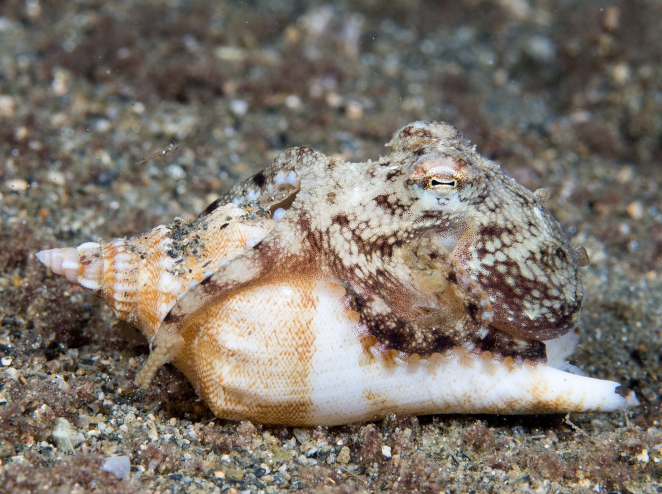
#> input picture octopus/img/coconut1.jpg, 1324 x 988 px, given in place of coconut1.jpg.jpg, which was not available (shown at 1/2 size)
$ python -i lib.py   (imports and definitions only)
#> lines starting #> are read from the running program, lines starting #| are printed output that depends on the picture
"""Rendering primitives for the Operation Mincemeat documentary."""
import json, math, os, random
import numpy as np, cv2
from PIL import Image, ImageDraw, ImageFont, ImageFilter

W, H, FPS = 1920, 1080, 30
ROOT = os.path.dirname(os.path.dirname(os.path.abspath(__file__)))
FD = os.path.join(ROOT, "fonts")

# palette
GOLD = (92, 214, 230); RED = (255, 112, 84); CREAM = (245, 248, 250); INK = (20, 30, 40)

_fcache = {}
# [7 lines left out: function font, not called in this run]
def OSW(s, v="SemiBold"): return font("Oswald-VF.ttf", s, v)
def PLAY(s, v="Black"): return font("PlayfairDisplay-VF.ttf", s, v)
def PLAYI(s, v="Regular"):
    v = {"Regular": "Italic"}.get(v, v + " Italic")
    return font("PlayfairDisplay-Italic-VF.ttf", s, v)
def TYPE(s): return font("SpecialElite-Regular.ttf", s)
def COUR(s, bold=False): return font("CourierPrime-Bold.ttf" if bold else "CourierPrime-Regular.ttf", s)

def clamp(x, a=0.0, b=1.0): return max(a, min(b, x))
def ease(x):
    x = clamp(x); return x * x * (3 - 2 * x)
def ease_out(x):
    x = clamp(x); return 1 - (1 - x) ** 3
def ease_io(x):
    x = clamp(x); return 4*x*x*x if x < .5 else 1 - (-2*x+2)**3/2
def lerp(a, b, t): return a + (b - a) * t

# ---------------------------------------------------------------- film look
_rng = np.random.default_rng(7)
_GRAIN = []
# [4 lines not run here, left out]
yy, xx = np.mgrid[0:H, 0:W].astype(np.float32)
_r = np.sqrt(((xx - W/2) / (W/2)) ** 2 * 0.85 + ((yy - H/2) / (H/2)) ** 2)
VIGNETTE = (1 - 0.62 * np.clip(_r - 0.35, 0, 1.2) ** 1.6).clip(0.25, 1)[..., None].astype(np.float32)
# [1 line not run here, left out]

_SNOW = np.random.default_rng(9).random((140, 4)).astype(np.float32)
_rr = np.random.default_rng(4)
_RAYS = np.zeros((H, W), np.float32)
# [5 lines not run here, left out]
_RAYS = (_RAYS / _RAYS.max() * np.clip(1 - np.mgrid[0:H, 0:W][0] / (H * 0.9), 0, 1) ** 2)[..., None].astype(np.float32)
# [1 line not run here, left out]
UNDERWATER = [1.0]
# [16 lines left out: function film, not called in this run]

# ---------------------------------------------------------------- photo grading
def grade(img, warm=True, contrast=1.08, lift=0.02, color_keep=0.0, sat=1.18):
    a = np.asarray(img.convert("RGB")).astype(np.float32) / 255
    lo = np.percentile(a, 0.5); hi = np.percentile(a, 99.6)
    a = np.clip((a - lo) / max(hi - lo, 1e-3), 0, 1)
    g = a.mean(axis=2, keepdims=True)
    a = np.clip(g + (a - g) * sat, 0, 1)
    a = 0.5 + (a - 0.5) * contrast
    a = np.clip(a, 0, 1)
    a = a * a * (3 - 2 * a) * 0.3 + a * 0.7
    # teal shadows / warm highlights
    l = a.mean(axis=2, keepdims=True)
    a = a + (1 - l) * np.array([-0.02, 0.012, 0.03], np.float32) * 1.2 + l * np.array([0.02, 0.008, -0.015], np.float32)
    a = lift + a * (1 - lift)
    return np.clip(a, 0, 1).astype(np.float32)

_imgcache = {}
def load_img(name, **kw):
#> called with name = '../img/coconut1.jpg'
    k = (name, tuple(sorted(kw.items())))
    if k not in _imgcache:
        im = Image.open(os.path.join(ROOT, "img", name + ".jpg")).convert("RGB")
#> im is the input picture: PIL image 1324x988 RGB; mean R, G, B 125.7, 117.2, 107.8
        if im.width < 2000:
            sc = 2000 / im.width
#> sc = 1.51
            im = im.resize((2000, int(im.height * sc)), Image.LANCZOS)
#> im: PIL image 2000x1492 RGB
            im = im.filter(ImageFilter.UnsharpMask(radius=2.2, percent=70, threshold=2))
        _imgcache[k] = grade(im, **kw)
#> in grade, `lo = np.percentile(a, 0.5)`: lo = 0.00392
#> in grade, `hi = np.percentile(a, 99.6)`: hi = 0.973
#> in grade, `g = a.mean(axis=2, keepdims=True)`:
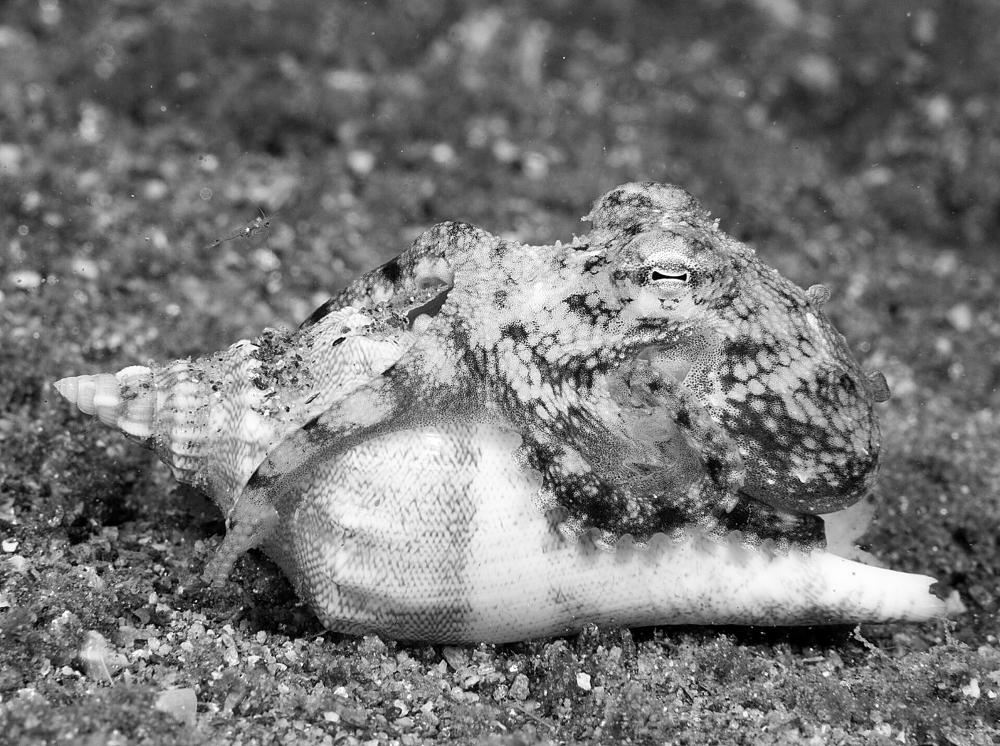
#> g: shape (1492, 2000, 1) float32 (shown at 1/2 size); min 0, max 1, mean 0.469
#> in grade, `a = np.clip(a, 0, 1)`:
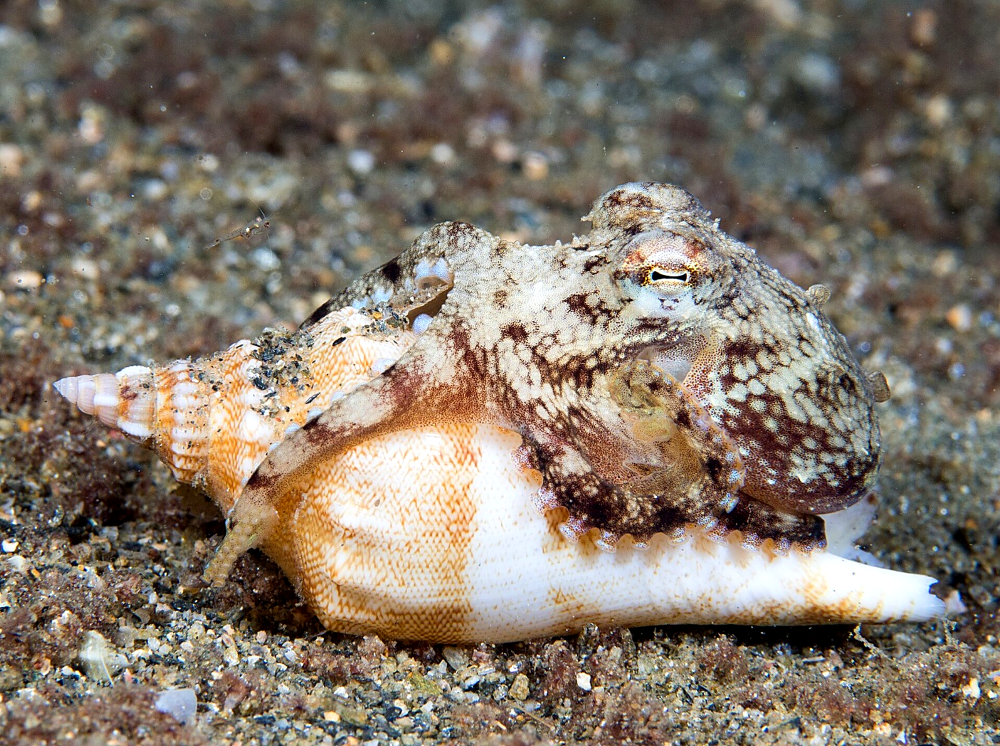
#> a: shape (1492, 2000, 3) float32 (shown at 1/2 size); mean R, G, B 0.512, 0.468, 0.42
    return _imgcache[k]

# [45 lines left out: functions kb_cover, blur_bg, place, shadow_frame, not called in this run]

# ---------------------------------------------------------------- PIL overlay helpers
def new_layer(): return Image.new("RGBA", (W, H), (0, 0, 0, 0))
# [4 lines left out: function comp, not called in this run]

def text_w(d, s, f, spacing=0):
    return d.textlength(s, font=f) + spacing * max(len(s) - 1, 0)

# [131 lines left out: functions draw_spaced, wrap, lower_third, chapter_tag, callout, stamp_layer and 1 more, not called in this run]

_DESK = None
# [21 lines left out: functions desk, typewriter, not called in this run]

def ev(events, t, kind, **kw):
    events.append(dict(t=round(t, 3), kind=kind, **kw))

>>> result = load_img('../img/coconut1.jpg')

$ run again, on octopus/img/cuttlefish.jpg
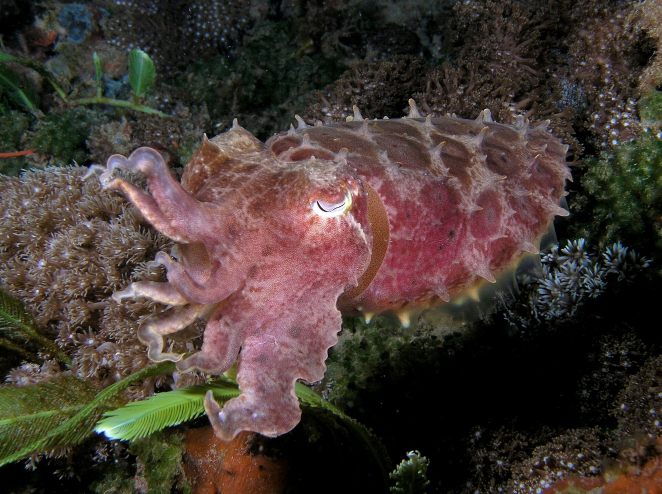
#> input picture octopus/img/cuttlefish.jpg, 1323 x 988 px, given in place of cuttlefish.jpg.jpg, which was not available (shown at 1/2 size)
#> in load_img, im is the input picture: PIL image 1323x988 RGB; mean R, G, B 69, 57.2, 51.1
#> lo = 0
#> hi = 0.878
#> in grade, `a = np.clip((a - lo) / max(hi - lo, 1e-3), 0, 1)`:
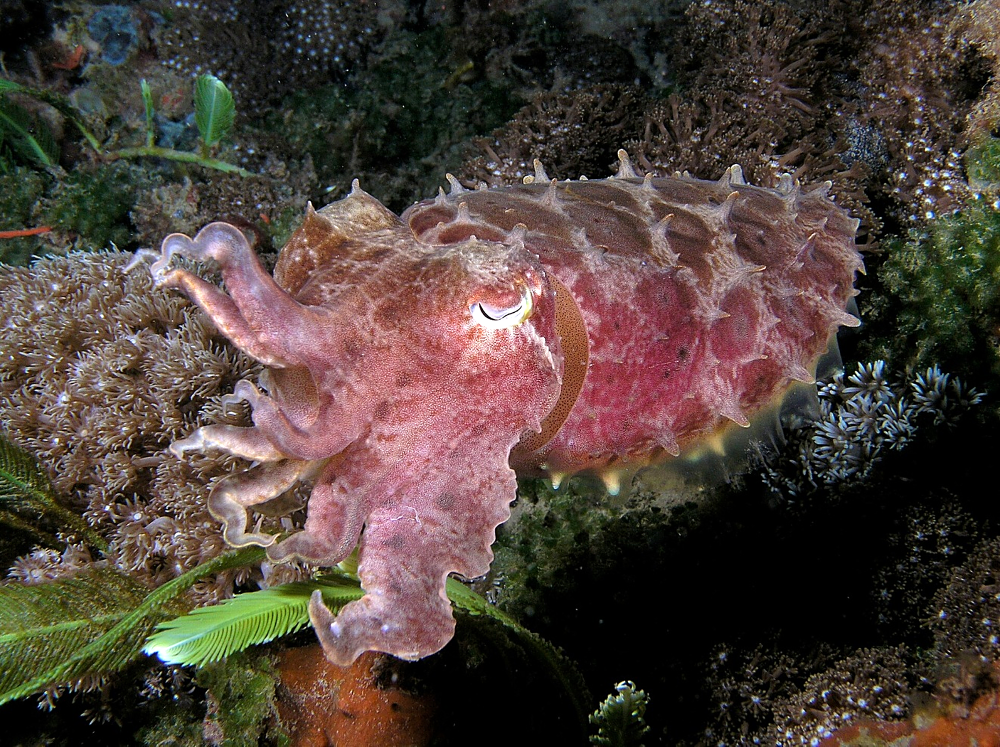
#> a: shape (1493, 2000, 3) float32 (shown at 1/2 size); mean R, G, B 0.308, 0.256, 0.229
#> in grade, `g = a.mean(axis=2, keepdims=True)`:
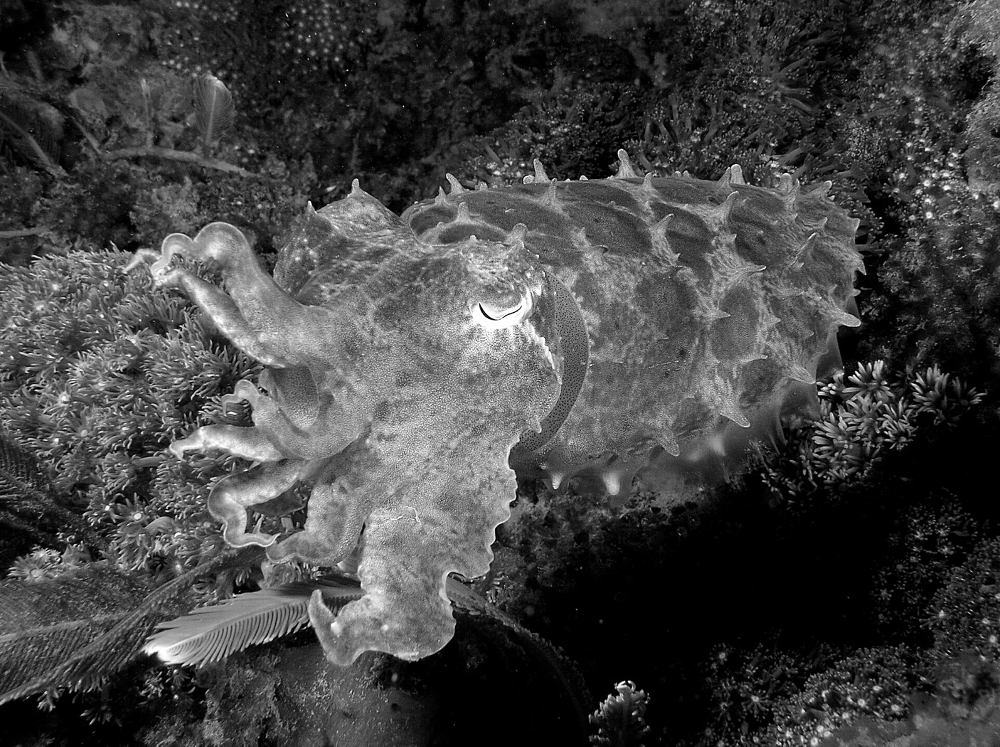
#> g: shape (1493, 2000, 1) float32 (shown at 1/2 size); min 0, max 1, mean 0.264

$ run again, on octopus/img/deepsea.jpg
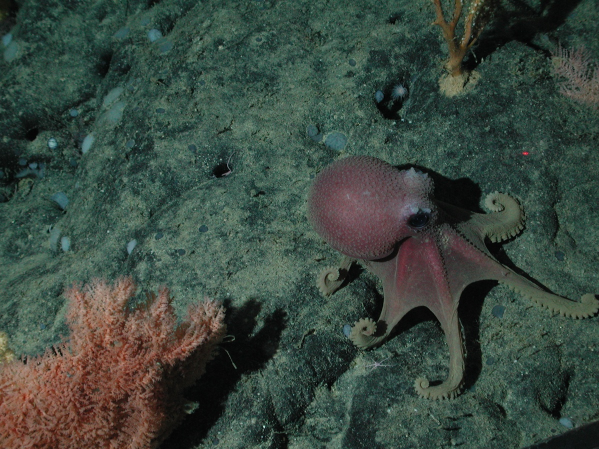
#> input picture octopus/img/deepsea.jpg, 1198 x 898 px, given in place of deepsea.jpg.jpg, which was not available (shown at 1/2 size)
#> in load_img, im is the input picture: PIL image 1198x898 RGB; mean R, G, B 58.6, 72.5, 63.6
#> lo = 0.00392
#> hi = 0.616
#> in grade, `a = np.clip((a - lo) / max(hi - lo, 1e-3), 0, 1)`:
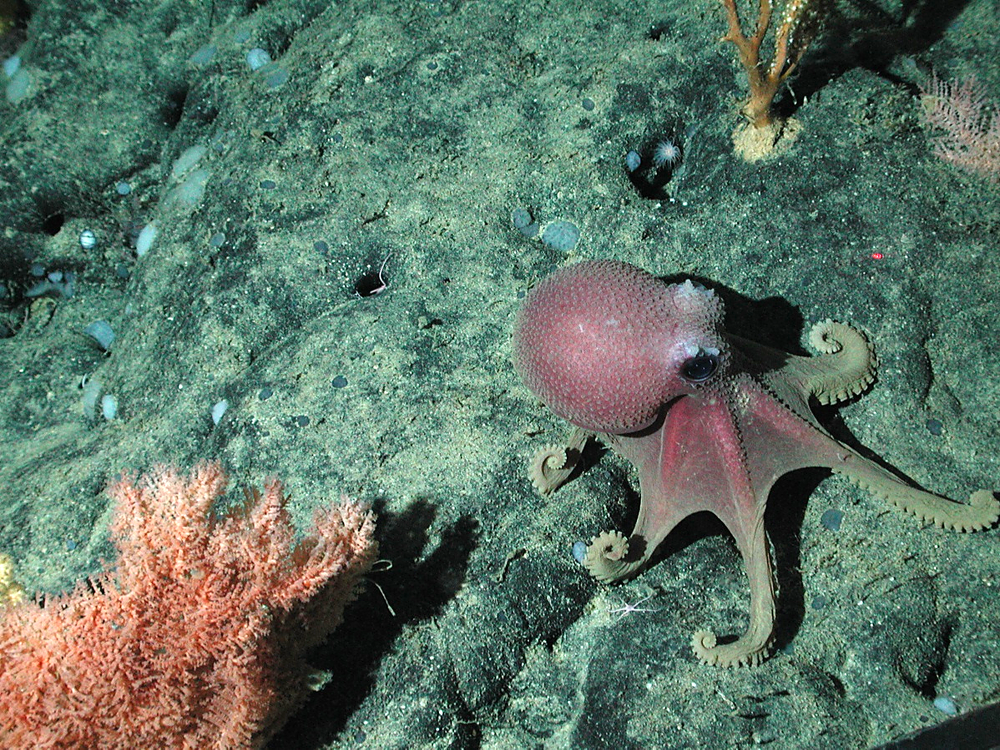
#> a: shape (1499, 2000, 3) float32 (shown at 1/2 size); mean R, G, B 0.37, 0.458, 0.401
#> in grade, `g = a.mean(axis=2, keepdims=True)`:
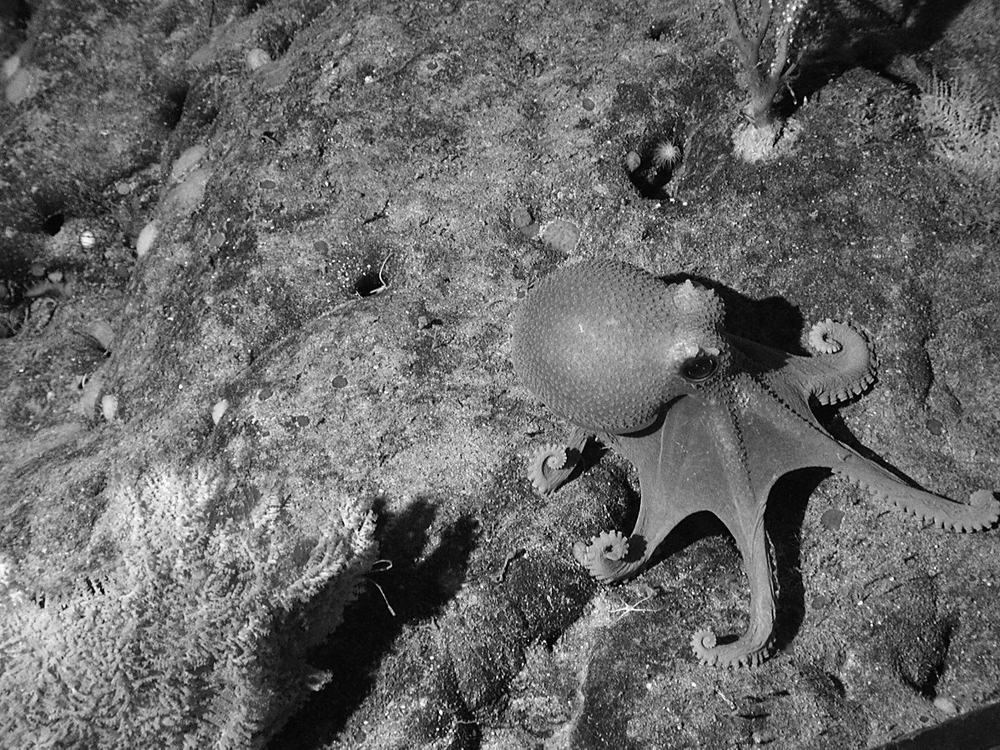
#> g: shape (1499, 2000, 1) float32 (shown at 1/2 size); min 0, max 1, mean 0.41

$ run again, on octopus/img/lionfish.jpg
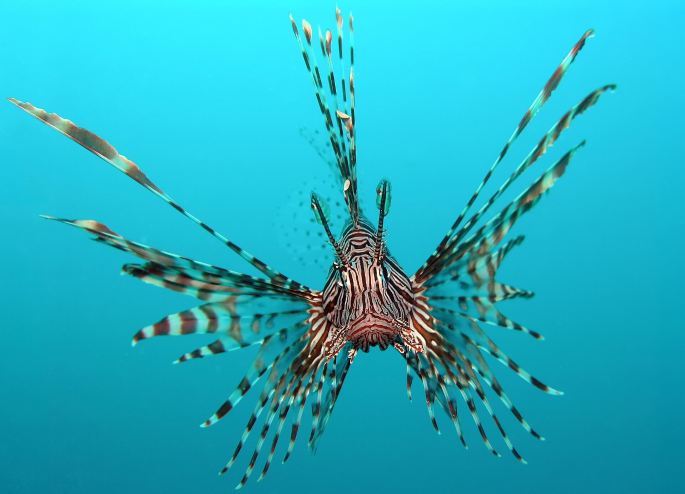
#> input picture octopus/img/lionfish.jpg, 1370 x 988 px, given in place of lionfish.jpg.jpg, which was not available (shown at 1/2 size)
#> in load_img, im is the input picture: PIL image 1370x988 RGB; mean R, G, B 34.7, 175.2, 192.4
#> lo = 0
#> hi = 1
#> in grade, `g = a.mean(axis=2, keepdims=True)`:
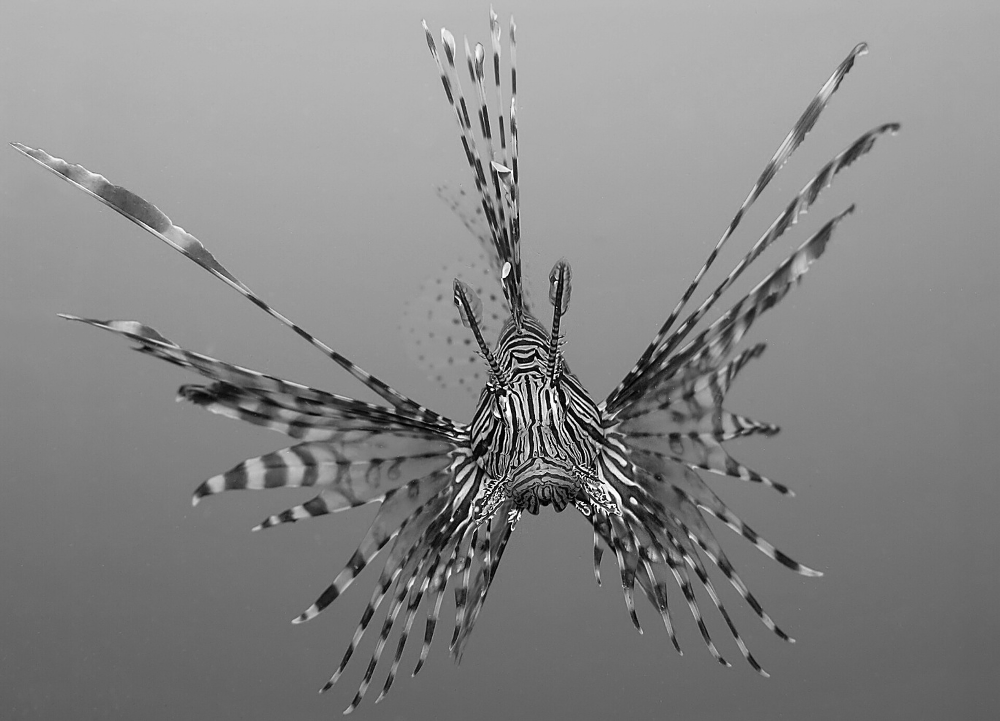
#> g: shape (1442, 2000, 1) float32 (shown at 1/2 size); min 0, max 1, mean 0.526
#> in grade, `a = np.clip(g + (a - g) * sat, 0, 1)`:
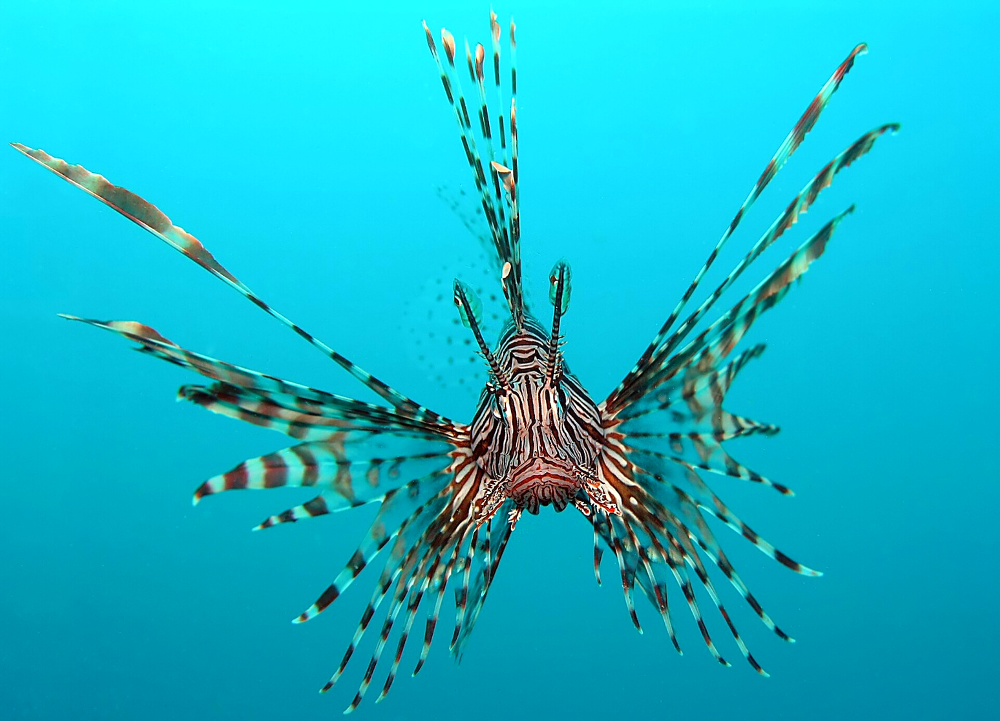
#> a: shape (1442, 2000, 3) float32 (shown at 1/2 size); mean R, G, B 0.0755, 0.715, 0.798
